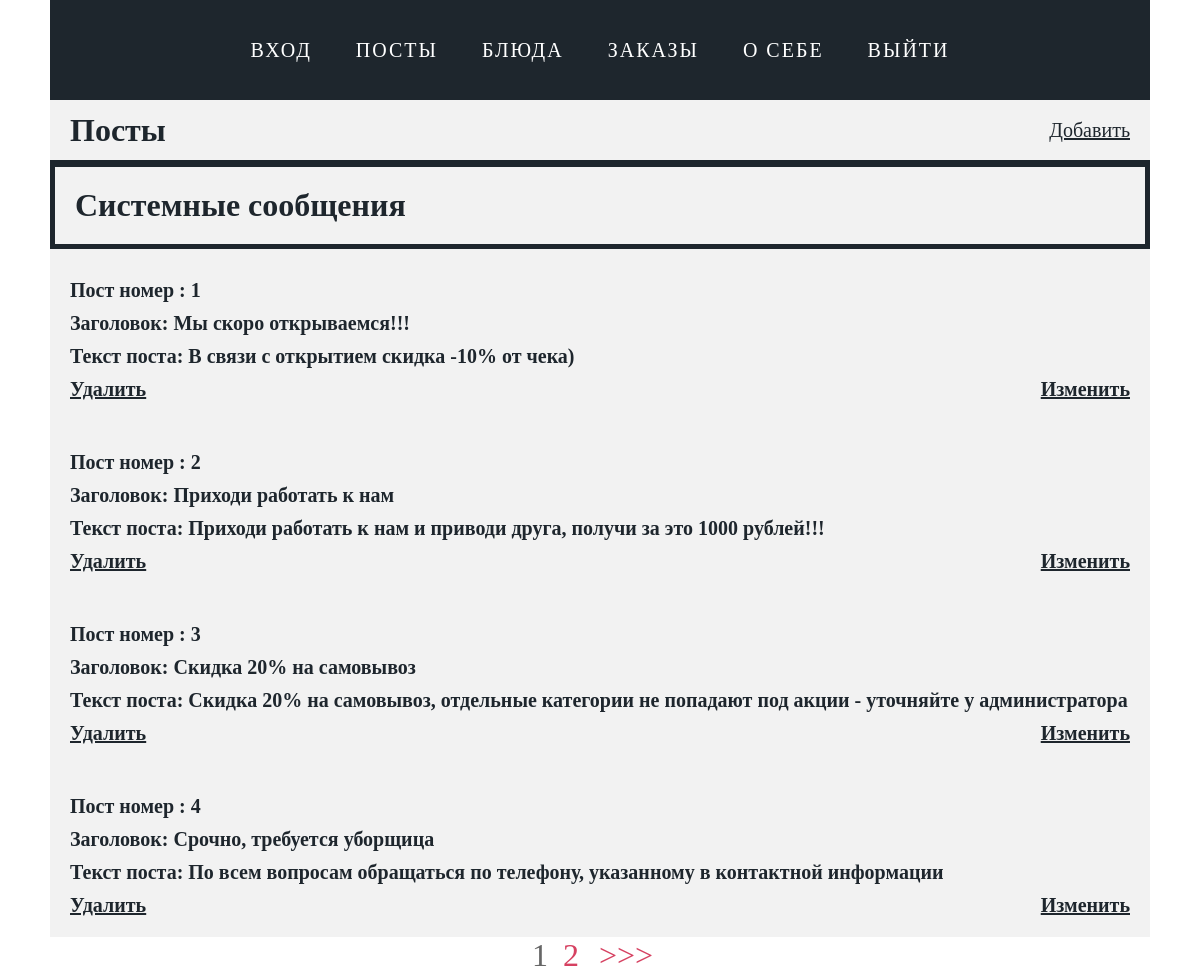
Screenshot of /admin/update_post (signed in) with the database file from the repository.
### app/models.py (models this page shows, shortened)
class Posts(db.Model):
    id = db.Column(db.Integer, primary_key=True)
    title = db.Column(db.String(100), nullable=False)
    text = db.Column(db.String(500), nullable=False)
    data = db.Column(db.DateTime,default= datetime.utcnow)

### admin/admin.py (the view)
@admin.route('/update_post')
def update_posts():
    if not is_logged():
        return redirect(url_for('.login'))
    elif is_logged():
        page = request.args.get('page', 1, type=int)
        pagination = Posts.query.order_by(Posts.id).paginate(page=page, per_page=4)
        return render_template('delete_posts.html', title='Удалить пост', menu=menu, pagination=pagination)

### admin/admin.py (called while the page is built)
def is_logged():
    return True if session.get('adminlogged') else False

### admin/templates/delete_posts.html (shortened to what this page needs)
{% extends "admin_base.html" %}
{% block content %}
<div class="post-content">
    <div class="post_hd"><h1>Посты</h1>
        <a href="{{url_for('.add_post')}}">Добавить</a>
    </div>
    <div class="message-wrapper">
        <h1>Системные сообщения</h1>
    </div>
    {% for post in pagination.items %}
    <div class="post">
        <b>
            <p>Пост номер : {{post.id}}</p>
            <p class="post-title">Заголовок: {{ post.title }}</p>
            <p class="post-text">Текст поста: {{ post.text }}</p>
            <div class="links">
                <a href="{{url_for('.delete_posts')}}/{{post.id}}">Удалить</a>
                <a href="{{url_for('.update_posts')}}/{{post.id}}">Изменить</a>
            </div>
        </b>
    </div>
    {% endfor %}
</div>
<div class="pagination">
    {% for number in pagination.iter_pages() %}
    {% if pagination.page != number %}
    <span>
                    <a class='page-number'
                       href="{{ url_for('.delete_posts', page=number) }}">
                    {{ number }}
                    </a>
            </span>
    {% else %}
    <span class='current-page-number'>{{ number }}</span>
    {% endif %}
    {% endfor %}
    {% if pagination.has_next %}
    <span>
            <a class='page-number'
               href="{{ url_for('.delete_posts', page=pagination.next_num) }}">
                {{ '>>>' }}
            </a>
        </span>
    {% endif %}
</div>
{% endblock %}

### admin/static/css/styles.css (style rules this page uses)
* { margin: 0px; padding: 0px; }
body { font-family: Bahnschrift; color: #1E262D; }
.post-content { width: 1100px; margin: 0 auto; background-color: #f2f2f2; }
.post_hd { padding: 20px; display: flex; align-items: center; justify-content: space-between; height: 20px; border-bottom: 2px solid #1E262D; }
.post_hd a { font-size: 20px; color: #1E262D; }
.post { padding: 20px; }
.post p { margin-top: 10px; font-size: 20px; }
.links { display: flex; justify-content: space-between; }
.links a { margin-top: 10px; font-size: 20px; color: #1E262D; }
.pagination { width: 1100px; margin: 0 auto; display: flex; justify-content: center; }
.pagination span { font-size: 2em; margin-right: 10px; }
.page-number { color: #d64161; padding: 5px; text-decoration: none; }
.current-page-number { color: #666 }
.message-wrapper { width: 1050px; margin: 0 auto; background-color: #f2f2f2; padding: 20px; border: 5px solid #1E262D; }

### rows the page displays
Posts: id "1", title "Мы скоро открываемся!!!", text "В связи с открытием скидка -10% от чека)"
Posts: id "2", title "Приходи работать к нам", text "Приходи работать к нам и приводи друга, получи за это 1000 рублей!!!"
Posts: id "3", title "Скидка 20% на самовывоз", text "Скидка 20% на самовывоз, отдельные категории не попадают под акции - уточняйте у администратора"
Posts: id "4", title "Срочно, требуется уборщица", text "По всем вопросам обращаться по телефону, указанному в контактной информации"

### other values shown
{{ m['name'] }} "ВХОД" "ПОСТЫ" "БЛЮДА" "ЗАКАЗЫ" "О СЕБЕ" "ВЫЙТИ"
{{ number }} "1"
{{ number }} "2"
{{ '>>>' }} ">>>"
